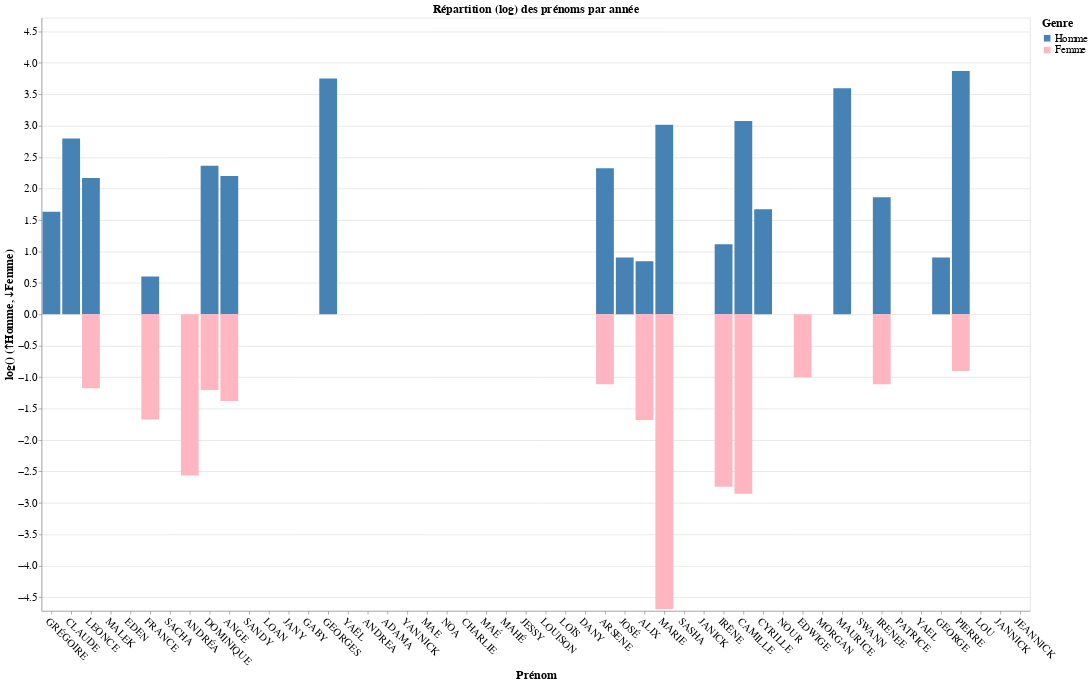

This figure's notebook cell:
### Code cell
# Définition du slider année
year_param = alt.param(name="Année", bind=alt.binding_range(min=years.min(), max=years.max(), step=1), value=1900)

# Calcul de la borne max absolue du log pour fixer l’axe
max_log = df_all["log_nombre"].abs().max()

labelFontSize=16    # taille des étiquettes
titleFontSize=18

# Construiction du Chart
chart = (
    alt.Chart(df_all)
    .mark_bar()
    .encode(
        x=alt.X(
            "prénom:N",
            sort=common_names,
            axis=alt.Axis(labelAngle=45, title="Prénom",
                          labelFontSize=labelFontSize, titleFontSize=titleFontSize)
        ),
        y=alt.Y(
            "log_nombre:Q",
            scale=alt.Scale(domain=[-max_log, max_log]),
            axis=alt.Axis(title="log() (↑Homme, ↓Femme)",
                          labelFontSize=labelFontSize, titleFontSize=titleFontSize)
        ),
        color=alt.Color(
            "genre:N",
            scale=alt.Scale(domain=genders,
                            range=["steelblue","lightpink"]),
            legend=alt.Legend(title="Genre",
                              titleFontSize=titleFontSize, labelFontSize=labelFontSize)
        ),
        tooltip=[
            alt.Tooltip("prénom:N",    title="Prénom"),
            alt.Tooltip("nombre:Q",     title="Nombre brut"),
            alt.Tooltip("log_nombre:Q", title="Log()×signe")
        ]
    )
    .add_params(year_param)
    .transform_filter(alt.datum.année == year_param)
    .properties(
        width=1500,
        height=900,
        title=alt.TitleParams(
            text="Répartition (log) des prénoms par année",
            fontSize=titleFontSize
        )
    )
)

# Affichage du chart
chart

### Figure 1 — Vega specification as saved in the notebook (floating-point values rounded to 4 significant figures; data arrays with more than 128 entries replaced by an {"elided": "..."} marker saying what was removed)
{"$schema": "https://vega.github.io/schema/vega/v5.json", "data": [{"name": "_server_source_0", "values": {"elided": "12100 records"}}, {"name": "source_0", "source": "_server_source_0", "transform": [{"type": "filter", "expr": "(datum.année === Année)"}, {"type": "formula", "expr": "datum[\"prénom\"]===\"GRÉGOIRE\" ? 0 : datum[\"prénom\"]===\"CLAUDE\" ? 1 : datum[\"prénom\"]===\"LEONCE\" ? 2 : datum[\"prénom\"]===\"MALEK\" ? 3 : datum[\"prénom\"]===\"EDEN\" ? 4 : datum[\"prénom\"]===\"FRANCE\" ? 5 : datum[\"prénom\"]===\"SACHA\" ? 6 : datum[\"prénom\"]===\"ANDRÉA\" ? 7 : datum[\"prénom\"]===\"DOMINIQUE\" ? 8 : datum[\"prénom\"]===\"ANGE\" ? 9 : datum[\"prénom\"]===\"SANDY\" ? 10 : datum[\"prénom\"]===\"LOAN\" ? 11 : datum[\"prénom\"]===\"JANY\" ? 12 : datum[\"prénom\"]===\"GABY\" ? 13 : datum[\"prénom\"]===\"GEORGES\" ? 14 : datum[\"prénom\"]===\"YAËL\" ? 15 : datum[\"prénom\"]===\"ANDREA\" ? 16 : datum[\"prénom\"]===\"ADAMA\" ? 17 : datum[\"prénom\"]===\"YANNICK\" ? 18 : datum[\"prénom\"]===\"MAE\" ? 19 : datum[\"prénom\"]===\"NOA\" ? 20 : datum[\"prénom\"]===\"CHARLIE\" ? 21 : datum[\"prénom\"]===\"MAÉ\" ? 22 : datum[\"prénom\"]===\"MAHÉ\" ? 23 : datum[\"prénom\"]===\"JESSY\" ? 24 : datum[\"prénom\"]===\"LOUISON\" ? 25 : datum[\"prénom\"]===\"LOÏS\" ? 26 : datum[\"prénom\"]===\"DANY\" ? 27 : datum[\"prénom\"]===\"ARSENE\" ? 28 : datum[\"prénom\"]===\"JOSÉ\" ? 29 : datum[\"prénom\"]===\"ALIX\" ? 30 : datum[\"prénom\"]===\"MARIE\" ? 31 : datum[\"prénom\"]===\"SASHA\" ? 32 : datum[\"prénom\"]===\"JANICK\" ? 33 : datum[\"prénom\"]===\"IRÈNE\" ? 34 : datum[\"prénom\"]===\"CAMILLE\" ? 35 : datum[\"prénom\"]===\"CYRILLE\" ? 36 : datum[\"prénom\"]===\"NOUR\" ? 37 : datum[\"prénom\"]===\"EDWIGE\" ? 38 : datum[\"prénom\"]===\"MORGAN\" ? 39 : datum[\"prénom\"]===\"MAURICE\" ? 40 : datum[\"prénom\"]===\"SWANN\" ? 41 : datum[\"prénom\"]===\"IRENEE\" ? 42 : datum[\"prénom\"]===\"PATRICE\" ? 43 : datum[\"prénom\"]===\"YAEL\" ? 44 : datum[\"prénom\"]===\"GEORGE\" ? 45 : datum[\"prénom\"]===\"PIERRE\" ? 46 : datum[\"prénom\"]===\"LOU\" ? 47 : datum[\"prénom\"]===\"JANNICK\" ? 48 : datum[\"prénom\"]===\"JEANNICK\" ? 49 : 50", "as": "x_prénom_sort_index"}, {"type": "project", "fields": ["genre", "log_nombre", "nombre", "prénom", "x_prénom_sort_index"]}]}, {"name": "data_0", "source": "source_0", "transform": [{"type": "stack", "field": "log_nombre", "groupby": ["prénom"], "sort": {"field": ["genre"], "order": ["descending"]}, "as": ["log_nombre_start", "log_nombre_end"], "offset": "zero"}, {"type": "filter", "expr": "isValid(datum[\"log_nombre\"]) && isFinite(+datum[\"log_nombre\"])"}, {"type": "project", "fields": ["genre", "log_nombre", "log_nombre_end", "log_nombre_start", "nombre", "prénom"]}]}, {"name": "source_0_x_domain_prénom", "source": "source_0", "transform": [{"type": "aggregate", "groupby": ["prénom"], "fields": ["x_prénom_sort_index"], "ops": ["min"], "as": ["sort_field"]}, {"type": "project", "fields": ["prénom", "sort_field"]}]}], "signals": [{"name": "Année", "value": 1900, "bind": {"input": "range", "max": 2020, "min": 1900, "step": 1}}], "marks": [{"type": "rect", "name": "marks", "from": {"data": "data_0"}, "encode": {"update": {"tooltip": {"signal": "{\"Prénom\": isValid(datum[\"prénom\"]) ? datum[\"prénom\"] : \"\"+datum[\"prénom\"], \"Nombre brut\": format(datum[\"nombre\"], \"\"), \"Log()×signe\": format(datum[\"log_nombre\"], \"\")}"}, "y2": {"field": "log_nombre_start", "scale": "y"}, "width": {"signal": "max(0.25, bandwidth('x'))"}, "y": {"field": "log_nombre_end", "scale": "y"}, "x": {"field": "prénom", "scale": "x"}, "fill": {"field": "genre", "scale": "color"}}}, "style": ["bar"]}], "scales": [{"name": "x", "type": "band", "domain": {"data": "source_0_x_domain_prénom", "field": "prénom", "sort": {"op": "max", "field": "sort_field"}}, "range": [0, {"signal": "width"}], "paddingInner": 0.1, "paddingOuter": 0.05}, {"name": "y", "type": "linear", "domain": [-4.717, 4.717], "range": [{"signal": "height"}, 0], "zero": true}, {"name": "color", "type": "ordinal", "domain": ["Homme", "Femme"], "range": ["steelblue", "lightpink"]}], "axes": [{"scale": "y", "tickCount": {"signal": "ceil(height/40)"}, "grid": true, "ticks": false, "orient": "left", "maxExtent": 0, "labels": false, "minExtent": 0, "gridScale": "x", "zindex": 0, "aria": false, "domain": false}, {"scale": "x", "title": "Prénom", "titleFontSize": 18, "orient": "bottom", "grid": false, "labelBaseline": "top", "zindex": 0, "labelAngle": 45, "labelAlign": "left", "labelFontSize": 16}, {"scale": "y", "grid": false, "titleFontSize": 18, "tickCount": {"signal": "ceil(height/40)"}, "zindex": 0, "orient": "left", "title": "log() (↑Homme, ↓Femme)", "labelOverlap": true, "labelFontSize": 16}], "title": {"text": "Répartition (log) des prénoms par année", "fontSize": 18, "frame": "group"}, "background": "white", "legends": [{"labelFontSize": 16, "title": "Genre", "titleFontSize": 18, "fill": "color", "symbolType": "square"}], "width": 1500, "height": 900, "style": "cell", "padding": 5}
